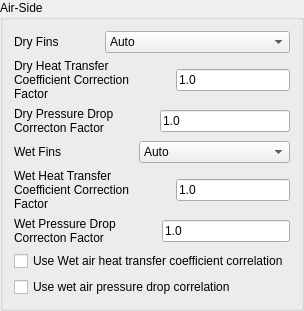
          <widget class="QGroupBox" name="FinTube_air_correlations_group">
           <property name="title">
            <string>Air-Side</string>
           </property>
           <layout class="QVBoxLayout" name="verticalLayout_46">
            <item>
             <layout class="QVBoxLayout" name="verticalLayout_47">
              <item>
               <layout class="QHBoxLayout" name="horizontalLayout_47">
                <item>
                 <widget class="QLabel" name="FinTube_air_dry_correlation_label">
                  <property name="text">
                   <string>Dry Fins</string>
                  </property>
                 </widget>
                </item>
                <item>
                 <spacer name="horizontalSpacer_28">
                  <property name="orientation">
                   <enum>Qt::Horizontal</enum>
                  </property>
                  <property name="sizeType">
                   <enum>QSizePolicy::Minimum</enum>
                  </property>
                  <property name="sizeHint" stdset="0">
                   <size>
                    <width>40</width>
                    <height>20</height>
                   </size>
                  </property>
                 </spacer>
                </item>
                <item>
                 <widget class="QComboBox" name="FinTube_air_dry_correlation">
                  <item>
                   <property name="text">
                    <string>Auto</string>
                   </property>
                  </item>
                  <item>
                   <property name="text">
                    <string>Plain: Abumadi</string>
                   </property>
                  </item>
                  <item>
                   <property name="text">
                    <string>Plain: Wang 2000</string>
                   </property>
                  </item>
                  <item>
                   <property name="text">
                    <string>Louvered: Wang 1999</string>
                   </property>
                  </item>
                  <item>
                   <property name="text">
                    <string>Slit: Wang 2001</string>
                   </property>
                  </item>
                  <item>
                   <property name="text">
                    <string>Slit: Kim 2000</string>
                   </property>
                  </item>
                  <item>
                   <property name="text">
                    <string>Wavy: Wang 1997</string>
                   </property>
                  </item>
                  <item>
                   <property name="text">
                    <string>Wavy-Louvered: Wang 1998</string>
                   </property>
                  </item>
                  <item>
                   <property name="text">
                    <string>Plain: Wang 1996</string>
                   </property>
                  </item>
                  <item>
                   <property name="text">
                    <string>Wavy-Louvered: Wang 1996</string>
                   </property>
                  </item>
                  <item>
                   <property name="text">
                    <string>Wavy: Kim 1997</string>
                   </property>
                  </item>
                 </widget>
                </item>
               </layout>
              </item>
              <item>
               <layout class="QHBoxLayout" name="horizontalLayout_48">
                <item>
                 <widget class="QLabel" name="FinTube_air_dry_HTC_correlation_correction_label">
                  <property name="text">
                   <string>Dry Heat Transfer Coefficient Correction Factor</string>
                  </property>
                  <property name="wordWrap">
                   <bool>true</bool>
                  </property>
                 </widget>
                </item>
                <item>
                 <spacer name="horizontalSpacer_29">
                  <property name="orientation">
                   <enum>Qt::Horizontal</enum>
                  </property>
                  <property name="sizeType">
                   <enum>QSizePolicy::Minimum</enum>
                  </property>
                  <property name="sizeHint" stdset="0">
                   <size>
                    <width>40</width>
                    <height>20</height>
                   </size>
                  </property>
                 </spacer>
                </item>
                <item>
                 <widget class="QLineEdit" name="FinTube_air_dry_HTC_correlation_correction">
                  <property name="text">
                   <string>1.0</string>
                  </property>
                  <property name="maxLength">
                   <number>8</number>
                  </property>
                 </widget>
                </item>
               </layout>
              </item>
              <item>
               <layout class="QHBoxLayout" name="horizontalLayout_49">
                <item>
                 <widget class="QLabel" name="FinTube_air_dry_DP_correlation_correction_label">
                  <property name="text">
                   <string>Dry Pressure Drop Correcton Factor</string>
                  </property>
                  <property name="wordWrap">
                   <bool>true</bool>
                  </property>
                 </widget>
                </item>
                <item>
                 <spacer name="horizontalSpacer_30">
                  <property name="orientation">
                   <enum>Qt::Horizontal</enum>
                  </property>
                  <property name="sizeType">
                   <enum>QSizePolicy::Minimum</enum>
                  </property>
                  <property name="sizeHint" stdset="0">
                   <size>
                    <width>40</width>
                    <height>20</height>
                   </size>
                  </property>
                 </spacer>
                </item>
                <item>
                 <widget class="QLineEdit" name="FinTube_air_dry_DP_correlation_correction">
                  <property name="text">
                   <string>1.0</string>
                  </property>
                  <property name="maxLength">
                   <number>8</number>
                  </property>
                 </widget>
                </item>
               </layout>
              </item>
             </layout>
            </item>
            <item>
             <layout class="QVBoxLayout" name="verticalLayout_48">
              <item>
               <layout class="QHBoxLayout" name="horizontalLayout_50">
                <item>
                 <widget class="QLabel" name="FinTube_air_wet_correlation_label">
                  <property name="text">
                   <string>Wet Fins</string>
                  </property>
                 </widget>
                </item>
                <item>
                 <spacer name="horizontalSpacer_31">
                  <property name="orientation">
                   <enum>Qt::Horizontal</enum>
                  </property>
                  <property name="sizeType">
                   <enum>QSizePolicy::Minimum</enum>
                  </property>
                  <property name="sizeHint" stdset="0">
                   <size>
                    <width>40</width>
                    <height>20</height>
                   </size>
                  </property>
                 </spacer>
                </item>
                <item>
                 <widget class="QComboBox" name="FinTube_air_wet_correlation">
                  <item>
                   <property name="text">
                    <string>Auto</string>
                   </property>
                  </item>
                  <item>
                   <property name="text">
                    <string>Plain: Wang 1997</string>
                   </property>
                  </item>
                  <item>
                   <property name="text">
                    <string>Louvered: Wang 2000</string>
                   </property>
                  </item>
                  <item>
                   <property name="text">
                    <string>Slit: Kim 2000</string>
                   </property>
                  </item>
                  <item>
                   <property name="text">
                    <string>Wavy: Wang 1999</string>
                   </property>
                  </item>
                  <item>
                   <property name="text">
                    <string>Plain: Wang 2000</string>
                   </property>
                  </item>
                  <item>
                   <property name="text">
                    <string>Wavy: Wang 2002</string>
                   </property>
                  </item>
                 </widget>
                </item>
               </layout>
              </item>
              <item>
               <layout class="QHBoxLayout" name="horizontalLayout_51">
                <item>
                 <widget class="QLabel" name="FinTube_air_wet_HTC_correlation_correction_label">
                  <property name="text">
                   <string>Wet Heat Transfer Coefficient Correction Factor</string>
                  </property>
                  <property name="wordWrap">
                   <bool>true</bool>
                  </property>
                 </widget>
                </item>
                <item>
                 <spacer name="horizontalSpacer_32">
                  <property name="orientation">
                   <enum>Qt::Horizontal</enum>
                  </property>
                  <property name="sizeType">
                   <enum>QSizePolicy::Minimum</enum>
                  </property>
                  <property name="sizeHint" stdset="0">
                   <size>
                    <width>40</width>
                    <height>20</height>
                   </size>
                  </property>
                 </spacer>
                </item>
                <item>
                 <widget class="QLineEdit" name="FinTube_air_wet_HTC_correlation_correction">
                  <property name="text">
                   <string>1.0</string>
                  </property>
                  <property name="maxLength">
                   <number>8</number>
                  </property>
                 </widget>
                </item>
               </layout>
              </item>
              <item>
               <layout class="QHBoxLayout" name="horizontalLayout_52">
                <item>
                 <widget class="QLabel" name="FinTube_air_wet_DP_correlation_correction_label">
                  <property name="text">
                   <string>Wet Pressure Drop Correcton Factor</string>
                  </property>
                  <property name="wordWrap">
                   <bool>true</bool>
                  </property>
                 </widget>
                </item>
                <item>
                 <spacer name="horizontalSpacer_33">
                  <property name="orientation">
                   <enum>Qt::Horizontal</enum>
                  </property>
                  <property name="sizeType">
                   <enum>QSizePolicy::Minimum</enum>
                  </property>
                  <property name="sizeHint" stdset="0">
                   <size>
                    <width>40</width>
                    <height>20</height>
                   </size>
                  </property>
                 </spacer>
                </item>
                <item>
                 <widget class="QLineEdit" name="FinTube_air_wet_DP_correlation_correction">
                  <property name="text">
                   <string>1.0</string>
                  </property>
                  <property name="maxLength">
                   <number>8</number>
                  </property>
                 </widget>
                </item>
               </layout>
              </item>
             </layout>
            </item>
            <item>
             <widget class="QCheckBox" name="wet_h_a_check">
              <property name="text">
               <string>Use Wet air heat transfer coefficient correlation</string>
              </property>
             </widget>
            </item>
            <item>
             <widget class="QCheckBox" name="wet_DP_a_check">
              <property name="text">
               <string>Use wet air pressure drop correlation</string>
              </property>
             </widget>
            </item>
           </layout>
          </widget>
